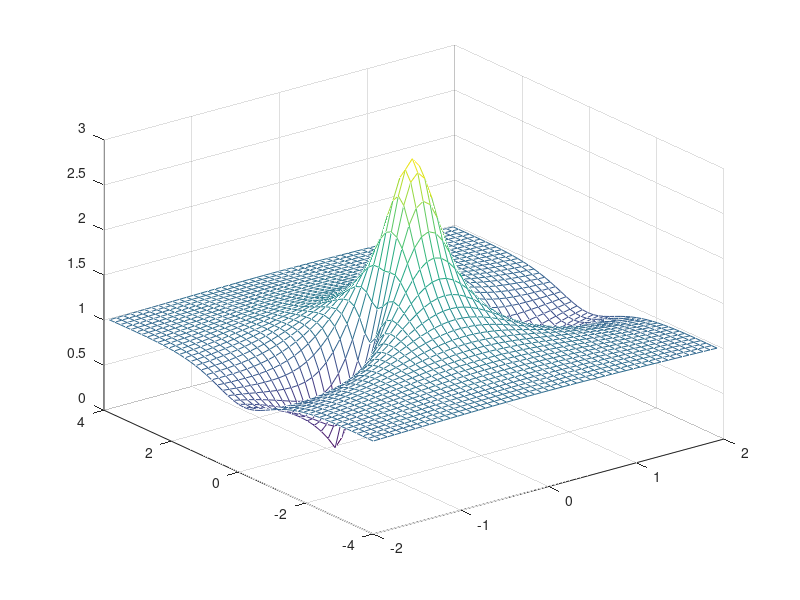

Write MATLAB code to recreate this figure.
% % p2.m: the pseudo-spectral method for solving the NLS equation
% % iu_t+u_{xx}+(2|u|^2 - 1)*u=0.
% 
%   L=80; N=256; %dt=0.02; tmax=4; nmax=round(tmax/dt);
%   dx=L/N; x=[-L/2:dx:L/2-dx]'; %k=[0:N/2-1 -N/2:-1]'*2*pi/L; k2=k.^2;
% %  u=1.2*sech(1.2*(x+20)).*exp(i*x)+0.8*sech(0.8*x);
% %  u = 1 - (4*(1-4*i*t))/(1+4*(x-0.5)^2 +16*t^2);
% 
%   u = 0.*x;
%   udata=0.*x; tdata=0;
%   for t=-1:0.5:1                               % integration begins
%     
%       for i=1:length(x)
%       
%           u = 1 - (4*(1-4*i*t))/(1+4*(x(i)-0.5)^2 +16*t^2);
%     
%       end
%       udata=[udata u]; 
%       tdata=[tdata t];
% %       if mod(nn,round(nmax/25)) == 0
% %        udata=[udata u]; tdata=[tdata t*dt];
% %     
% %       end
%     
%   end                                         % integration ends
%   waterfall(x, tdata, abs(udata));           % solution plotting
% %   colormap([0 0 0]); view(10, 60)
% %   text(-2,  -6, 'x', 'fontsize', 15)
% %   text(50, 5, 't', 'fontsize', 15)
% %   zlabel('|u|', 'fontsize', 15)
% %   axis([-L/2 L/2 0 tmax 0 2]); grid off
% %   set(gca, 'xtick', [-40 -20 0 20 40])
% %   set(gca, 'ytick', [0 10 20])
% %   set(gca, 'ztick', [0 1 2])
% 
% 
% 
% a3 = -1/12;
% [X,T] = meshgrid(-4:.2:4);
% X = X-0.5;
% 
% 
% %R = sqrt(X.^2 + Y.^2) + eps;
% %Z = abs(1 - (4*(1-4*i.*T))./(1+4.*(X-0.5)^2 +16.*T.^2));
% z = 1+(24.*((3.*X - 6.*X.^2 + 4.*X.^3 - 2.*X.^4 - 48.*T.^2 + 48.*X.*T.^2 - 48.*X.^2.*T.^2 - 160.*T.^4)+ i.*T.*(-12 + 12.*X - 19.*X.^3 + 8.*X.^4 + 32.*T.^2 - 64.*X.*T.^2 + 64.*X.^2.*T.^2 + 128.*T.^4)+ 6*a3.*(1 - 2.*X + X^2 - 4.*i.*T + 4.*i.*X.*T - 4.*T^.2)+ 6*conj(a3).*(-X.^2 + 4*i.*X.*T + 4.* T.^2 )))./((9 - 36.*X + 72.*X.^2 - 72.*X.^3 + 72.*X.^4 - 48.*X.^5 + 16.*X.^6)+96.*T.^2.*(3 + 3.*X - 4.*X.^3 +2.*X.^4) + 384.*T.^4.*(5 - 2.*X+2.*X.^2) +1024.* T.^6 + 24*(a3+conj(a3)).*(3.*X.^2 - 2.*X.^3 - 12.*T.^2 +24.*X.*T.^2)+48.i.*(a3 - conj(a3)).*(3.*T +6.*X.*T - 6.*X.^2.*T + 8.*T.^3)+144*a3*conj(a3));
% 
% 
% % 1ST ORDER SOLUTION
% 
% Z = zeros(100);
% for w = 1:100
%     for j = 1:100
%         X = 0; T = 0; z = 0;
%         X = 8*w/100-4;
%         T = 4*j/100 - 2;
%         z = 1 - (4*(1-4*sqrt(-1)*T))/(1+4*(X-0.5).^2 +16*T^2);
%         %z = 1+(24.*((3.*X - 6.*X.^2 + 4.*X.^3 - 2.*X.^4 - 48.*T.^2 + 48.*X.*T.^2 - 48.*X.^2.*T.^2 - 160.*T.^4)+ i.*T.*(-12 + 12.*X - 16.*X.^3 + 8.*X.^4 + 32.*T.^2 - 64.*X.*T.^2 + 64.*X.^2.*T.^2 + 128.*T.^4)+ 6*a3.*(1 - 2.*X + X^2 - 4*i.*T + 4.*i.*X.*T - 4.*T^.2)+ 6*conj(a3).*(-X.^2 + 4*i.*X.*T + 4.* T.^2 )))./((9 - 36.*X + 72.*X.^2 - 72.*X.^3 + 72.*X.^4 - 48.*X.^5 + 16.*X.^6)+96.*T.^2.*(3 + 3.*X - 4.*X.^3 +2.*X.^4) + 384.*T.^4.*(5 - 2.*X+2.*X.^2) +1024.* T.^6 + 24*(a3+conj(a3)).*(3.*X.^2 - 2.*X.^3 - 12.*T.^2 +24.*X.*T.^2)+48*i*(a3 - conj(a3)).*(3.*T +6.*X.*T - 6.*X.^2.*T + 8.*T.^3)+144*a3*conj(a3));    
%         Z(w,j) = z;
%     end
% end
% mesh(-4:8/100:4-8/100,-2:4/100:2-4/100,abs(Z))
% 
% 
% 
% % 2ND ORDER SOLUTION
% 
% a3 = 5/3;
% Z = zeros(100);
% for w = 1:100
%     for j = 1:100
%         X = 0; T = 0; z = 0;
%         X = 8*w/100-4;
%         T = 4*j/100 - 2;
%         z = 1+(24*((3*X - 6*X^2 + 4*X^3 - 2*X^4 - 48*T^2 + 48*X*T^2 - 48*X^2*T^2 - 160*T^4)+ i*T*(-12 + 12*X - 16*X^3 + 8*X^4 + 32*T^2 - 64*X*T^2 + 64*X^2*T^2 + 128*T^4)+ 6*a3*(1 - 2*X + X^2 - 4*i*T + 4*i*X*T - 4*T^2)+ 6*conj(a3)*(-X^2 + 4*i*X*T + 4*T^2 )))/((9 - 36*X + 72*X^2 - 72*X^3 + 72*X^4 - 48*X^5 + 16*X^6)+96*T^2*(3 + 3*X - 4*X^3 +2*X^4) + 384*T^4*(5 - 2*X+2*X^2)+1024*T^6 + 24*(a3+conj(a3))*(3*X^2 - 2*X^3 - 12*T^2 +24*X*T^2)+48*i*(a3 - conj(a3))*(3*T +6*X*T - 6*X^2*T + 8*T^3)+144*a3*conj(a3));    
%         %z = 1+(24.*((3.*X - 6.*X.^2 + 4.*X.^3 - 2.*X.^4 - 48.*T.^2 + 48.*X.*T.^2 - 48.*X.^2.*T.^2 - 160.*T.^4)+ i.*T.*(-12 + 12.*X - 16.*X.^3 + 8.*X.^4 + 32.*T.^2 - 64.*X.*T.^2 + 64.*X.^2.*T.^2 + 128.*T.^4)+ 6*a3.*(1 - 2.*X + X^2 - 4*i.*T + 4.*i.*X.*T - 4.*T^.2)+ 6*conj(a3).*(-X.^2 + 4*i.*X.*T + 4.* T.^2 )))./((9 - 36.*X + 72.*X.^2 - 72.*X.^3 + 72.*X.^4 - 48.*X.^5 + 16.*X.^6)+96.*T.^2.*(3 + 3.*X - 4.*X.^3 +2.*X.^4) + 384.*T.^4.*(5 - 2.*X+2.*X.^2) +1024.* T.^6 + 24*(a3+conj(a3)).*(3.*X.^2 - 2.*X.^3 - 12.*T.^2 +24.*X.*T.^2)+48*i*(a3 - conj(a3)).*(3.*T +6.*X.*T - 6.*X.^2.*T + 8.*T.^3)+144*a3*conj(a3));    
%         Z(w,j) = z;
%     end
% end
% mesh(-2:4/100:2-4/100,-4:8/100:4-8/100,abs(Z))
% 
% % solutions from txt files

% I = i;
% Z = zeros(50);
% z = importdata('order2_peaks_formatted.txt');
% s = z{1};
% for w = 1:50
%     for j = 1:50
%         x = 16*w/100-4;
%         t = 8*j/100 - 2;
%         Z(w,j) = eval(s);
%     end
%     w
% end
% mesh(-2:8/100:2-8/100,-4:16/100:4-16/100,abs(Z))



Z = zeros(50);

for w = 1:50
    for j = 1:50
        x = 16*w/100-4;
        t = 8*j/100 - 2;
       
        Z(w,j) = (1-(4*(1+2*i*x))/(1+4*t^2+4*x^2))*exp(i*x);
    end
    w
end
mesh(-2:8/100:2-8/100,-4:16/100:4-16/100,abs(Z))

